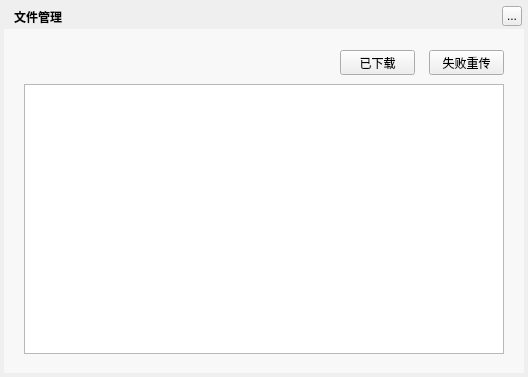
<?xml version="1.0" encoding="UTF-8"?>
<ui version="4.0">
 <class>MusicCloudFileManagerDialog</class>
 <widget class="QWidget" name="MusicCloudFileManagerDialog">
  <property name="geometry">
   <rect>
    <x>0</x>
    <y>0</y>
    <width>528</width>
    <height>377</height>
   </rect>
  </property>
  <property name="windowTitle">
   <string>文件管理</string>
  </property>
  <widget class="QLabel" name="background">
   <property name="geometry">
    <rect>
     <x>4</x>
     <y>4</y>
     <width>520</width>
     <height>369</height>
    </rect>
   </property>
   <property name="text">
    <string/>
   </property>
  </widget>
  <widget class="QLabel" name="topTitleName">
   <property name="geometry">
    <rect>
     <x>14</x>
     <y>4</y>
     <width>171</width>
     <height>25</height>
    </rect>
   </property>
   <property name="styleSheet">
    <string notr="true">color:&quot;#FFFFFF&quot;;font-weight:bold</string>
   </property>
   <property name="text">
    <string>文件管理</string>
   </property>
  </widget>
  <widget class="QToolButton" name="topTitleCloseButton">
   <property name="geometry">
    <rect>
     <x>502</x>
     <y>6</y>
     <width>20</width>
     <height>20</height>
    </rect>
   </property>
   <property name="text">
    <string>...</string>
   </property>
  </widget>
  <widget class="QWidget" name="backgroundMask" native="true">
   <property name="geometry">
    <rect>
     <x>4</x>
     <y>29</y>
     <width>520</width>
     <height>344</height>
    </rect>
   </property>
   <property name="styleSheet">
    <string notr="true">QWidget{background:rgba(255,255,255,150);}
QLabel{background:transparent;}</string>
   </property>
  </widget>
  <widget class="QPushButton" name="reuploadButton">
   <property name="geometry">
    <rect>
     <x>429</x>
     <y>50</y>
     <width>75</width>
     <height>25</height>
    </rect>
   </property>
   <property name="cursor">
    <cursorShape>PointingHandCursor</cursorShape>
   </property>
   <property name="text">
    <string>失败重传</string>
   </property>
  </widget>
  <widget class="QPushButton" name="downloadedButton">
   <property name="geometry">
    <rect>
     <x>340</x>
     <y>50</y>
     <width>75</width>
     <height>25</height>
    </rect>
   </property>
   <property name="cursor">
    <cursorShape>PointingHandCursor</cursorShape>
   </property>
   <property name="text">
    <string>已下载</string>
   </property>
  </widget>
  <widget class="QStackedWidget" name="stackedWidget">
   <property name="geometry">
    <rect>
     <x>24</x>
     <y>84</y>
     <width>480</width>
     <height>270</height>
    </rect>
   </property>
   <property name="currentIndex">
    <number>0</number>
   </property>
   <widget class="MusicCloudUploadTableWidget" name="uploadedTableWidget"/>
   <widget class="MusicCloudDownloadTableWidget" name="downloadedTableWidget"/>
  </widget>
  <zorder>background</zorder>
  <zorder>backgroundMask</zorder>
  <zorder>topTitleName</zorder>
  <zorder>topTitleCloseButton</zorder>
  <zorder>reuploadButton</zorder>
  <zorder>downloadedButton</zorder>
  <zorder>stackedWidget</zorder>
 </widget>
 <customwidgets>
  <customwidget>
   <class>MusicCloudUploadTableWidget</class>
   <extends>QTableWidget</extends>
   <header location="global">musiccloudtablewidget.h</header>
  </customwidget>
  <customwidget>
   <class>MusicCloudDownloadTableWidget</class>
   <extends>QTableWidget</extends>
   <header location="global">musiccloudtablewidget.h</header>
  </customwidget>
 </customwidgets>
 <resources/>
 <connections/>
</ui>
